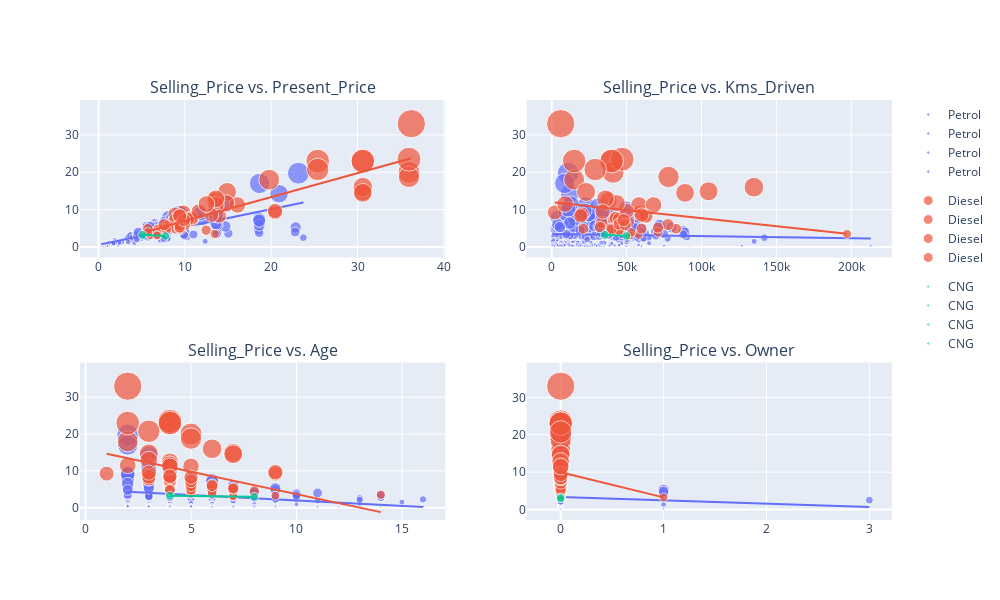

Notebook code for this chart:
### Code cell
fig = make_subplots(rows=2, cols=2, subplot_titles=[f'{target} vs. {feature}' for feature in num_features])

# Add scatter plots with trendlines for each numerical feature
for i, feature in enumerate(num_features):
    row = i // 2 + 1  # Adding 1 to adjust for subplot indexing
    col = i % 2 + 1

    # Create a scatter plot with trendline
    scatter_fig = px.scatter(df1, x=feature, y=target, trendline="ols", 
                             title=f'{target} vs. {feature}',
                             color= "Fuel_Type",
                             size="Selling_Price",
                             labels={feature: feature, target: target})

    # Add the scatter plot to the subplot
    for trace in scatter_fig.data:
        fig.add_trace(trace, row=row, col=col)

# Update layout
fig.update_layout(height=600, width=1000)

# Show figure
fig.show()

### Figure 1 — Plotly figure (JSON) as saved in the notebook; plotly's stock layout.template omitted (floating-point values rounded to 4 significant figures; data arrays with more than 128 entries replaced by an {"elided": "..."} marker saying what was removed)
{"data": [{"hovertemplate": "Fuel_Type=Petrol<br>Present_Price=%{x}<br>Selling_Price=%{marker.size}<extra></extra>", "legendgroup": "Petrol", "marker": {"color": "#636efa", "size": {"elided": "238 float values"}, "sizemode": "area", "sizeref": 0.0825, "symbol": "circle"}, "mode": "markers", "name": "Petrol", "orientation": "v", "showlegend": true, "type": "scatter", "x": {"elided": "238 float values"}, "xaxis": "x", "y": {"elided": "238 float values"}, "yaxis": "y"}, {"hovertemplate": "<b>OLS trendline</b><br>Selling_Price = 0.476904 * Present_Price + 0.604215<br>R<sup>2</sup>=0.647693<br><br>Fuel_Type=Petrol<br>Present_Price=%{x}<br>Selling_Price=%{y} <b>(trend)</b><extra></extra>", "legendgroup": "Petrol", "marker": {"color": "#636efa", "symbol": "circle"}, "mode": "lines", "name": "Petrol", "showlegend": false, "type": "scatter", "x": {"elided": "238 float values"}, "xaxis": "x", "y": {"elided": "238 float values"}, "yaxis": "y"}, {"hovertemplate": "Fuel_Type=Diesel<br>Present_Price=%{x}<br>Selling_Price=%{marker.size}<extra></extra>", "legendgroup": "Diesel", "marker": {"color": "#EF553B", "size": [4.75, 4.6, 9.25, 6.5, 8.75, 7.45, 6.85, 7.75, 7.25, 7.75, 7.45, 3.1, 4.95, 6, 5.5, 5.5, 14.9, 23, 18, 16, 19.99, 18.75, 23.5, 33, 4.75, 9.25, 3.95, 4.5, 4.9, 14.5, 14.73, 4.75, 23, 12.5, 3.49, 11.25, 23, 20.75, 9.65, 3.25, 4.85, 11.75, 6, 8.25, 4.95, 3.1, 6.15, 3.9, 11.25, 5.35, 5.95, 5.2, 12.9, 7.2, 8.35, 8.25, 8.55, 9.5, 11.5], "sizemode": "area", "sizeref": 0.0825, "symbol": "circle"}, "mode": "markers", "name": "Diesel", "orientation": "v", "showlegend": true, "type": "scatter", "x": [9.54, 6.87, 9.83, 8.61, 8.89, 8.92, 10.38, 10.79, 10.79, 10.79, 10.38, 5.98, 7.49, 9.95, 8.06, 8.06, 30.61, 30.61, 19.77, 30.61, 35.96, 35.96, 35.96, 36.23, 6.95, 20.45, 6.76, 12.48, 8.93, 30.61, 14.89, 7.85, 25.39, 13.46, 13.46, 16.09, 30.61, 25.39, 20.45, 6.79, 5.7, 14.79, 7.6, 9.4, 9.4, 6.79, 9.4, 5.7, 13.6, 9.4, 9.4, 9.4, 13.6, 9.9, 9.4, 14, 13.09, 11.6, 12.5], "xaxis": "x", "y": [4.75, 4.6, 9.25, 6.5, 8.75, 7.45, 6.85, 7.75, 7.25, 7.75, 7.45, 3.1, 4.95, 6, 5.5, 5.5, 14.9, 23, 18, 16, 19.99, 18.75, 23.5, 33, 4.75, 9.25, 3.95, 4.5, 4.9, 14.5, 14.73, 4.75, 23, 12.5, 3.49, 11.25, 23, 20.75, 9.65, 3.25, 4.85, 11.75, 6, 8.25, 4.95, 3.1, 6.15, 3.9, 11.25, 5.35, 5.95, 5.2, 12.9, 7.2, 8.35, 8.25, 8.55, 9.5, 11.5], "yaxis": "y"}, {"hovertemplate": "<b>OLS trendline</b><br>Selling_Price = 0.640275 * Present_Price + 0.567152<br>R<sup>2</sup>=0.800100<br><br>Fuel_Type=Diesel<br>Present_Price=%{x}<br>Selling_Price=%{y} <b>(trend)</b><extra></extra>", "legendgroup": "Diesel", "marker": {"color": "#EF553B", "symbol": "circle"}, "mode": "lines", "name": "Diesel", "showlegend": false, "type": "scatter", "x": [5.7, 5.7, 5.98, 6.76, 6.79, 6.79, 6.87, 6.95, 7.49, 7.6, 7.85, 8.06, 8.06, 8.61, 8.89, 8.92, 8.93, 9.4, 9.4, 9.4, 9.4, 9.4, 9.4, 9.4, 9.54, 9.83, 9.9, 9.95, 10.38, 10.38, 10.79, 10.79, 10.79, 11.6, 12.48, 12.5, 13.09, 13.46, 13.46, 13.6, 13.6, 14, 14.79, 14.89, 16.09, 19.77, 20.45, 20.45, 25.39, 25.39, 30.61, 30.61, 30.61, 30.61, 30.61, 35.96, 35.96, 35.96, 36.23], "xaxis": "x", "y": [4.217, 4.217, 4.396, 4.895, 4.915, 4.915, 4.966, 5.017, 5.363, 5.433, 5.593, 5.728, 5.728, 6.08, 6.259, 6.278, 6.285, 6.586, 6.586, 6.586, 6.586, 6.586, 6.586, 6.586, 6.675, 6.861, 6.906, 6.938, 7.213, 7.213, 7.476, 7.476, 7.476, 7.994, 8.558, 8.571, 8.948, 9.185, 9.185, 9.275, 9.275, 9.531, 10.04, 10.1, 10.87, 13.23, 13.66, 13.66, 16.82, 16.82, 20.17, 20.17, 20.17, 20.17, 20.17, 23.59, 23.59, 23.59, 23.76], "yaxis": "y"}, {"hovertemplate": "Fuel_Type=CNG<br>Present_Price=%{x}<br>Selling_Price=%{marker.size}<extra></extra>", "legendgroup": "CNG", "marker": {"color": "#00cc96", "size": [3.25, 2.95], "sizemode": "area", "sizeref": 0.0825, "symbol": "circle"}, "mode": "markers", "name": "CNG", "orientation": "v", "showlegend": true, "type": "scatter", "x": [5.09, 7.74], "xaxis": "x", "y": [3.25, 2.95], "yaxis": "y"}, {"hovertemplate": "<b>OLS trendline</b><br>Selling_Price = -0.113208 * Present_Price + 3.82623<br>R<sup>2</sup>=1.000000<br><br>Fuel_Type=CNG<br>Present_Price=%{x}<br>Selling_Price=%{y} <b>(trend)</b><extra></extra>", "legendgroup": "CNG", "marker": {"color": "#00cc96", "symbol": "circle"}, "mode": "lines", "name": "CNG", "showlegend": false, "type": "scatter", "x": [5.09, 7.74], "xaxis": "x", "y": [3.25, 2.95], "yaxis": "y"}, {"hovertemplate": "Fuel_Type=Petrol<br>Kms_Driven=%{x}<br>Selling_Price=%{marker.size}<extra></extra>", "legendgroup": "Petrol", "marker": {"color": "#636efa", "size": {"elided": "238 float values"}, "sizemode": "area", "sizeref": 0.0825, "symbol": "circle"}, "mode": "markers", "name": "Petrol", "orientation": "v", "showlegend": true, "type": "scatter", "x": {"elided": "238 int values"}, "xaxis": "x2", "y": {"elided": "238 float values"}, "yaxis": "y2"}, {"hovertemplate": "<b>OLS trendline</b><br>Selling_Price = -5.42783e-06 * Kms_Driven + 3.44854<br>R<sup>2</sup>=0.002126<br><br>Fuel_Type=Petrol<br>Kms_Driven=%{x}<br>Selling_Price=%{y} <b>(trend)</b><extra></extra>", "legendgroup": "Petrol", "marker": {"color": "#636efa", "symbol": "circle"}, "mode": "lines", "name": "Petrol", "showlegend": false, "type": "scatter", "x": {"elided": "238 int values"}, "xaxis": "x2", "y": {"elided": "238 float values"}, "yaxis": "y2"}, {"hovertemplate": "Fuel_Type=Diesel<br>Kms_Driven=%{x}<br>Selling_Price=%{marker.size}<extra></extra>", "legendgroup": "Diesel", "marker": {"color": "#EF553B", "size": [4.75, 4.6, 9.25, 6.5, 8.75, 7.45, 6.85, 7.75, 7.25, 7.75, 7.45, 3.1, 4.95, 6, 5.5, 5.5, 14.9, 23, 18, 16, 19.99, 18.75, 23.5, 33, 4.75, 9.25, 3.95, 4.5, 4.9, 14.5, 14.73, 4.75, 23, 12.5, 3.49, 11.25, 23, 20.75, 9.65, 3.25, 4.85, 11.75, 6, 8.25, 4.95, 3.1, 6.15, 3.9, 11.25, 5.35, 5.95, 5.2, 12.9, 7.2, 8.35, 8.25, 8.55, 9.5, 11.5], "sizemode": "area", "sizeref": 0.0825, "symbol": "circle"}, "mode": "markers", "name": "Diesel", "orientation": "v", "showlegend": true, "type": "scatter", "x": [43000, 42450, 2071, 33429, 20273, 42367, 51000, 43000, 41678, 43000, 45000, 51439, 39000, 45000, 45000, 45780, 104707, 40000, 15000, 135000, 41000, 78000, 47000, 6000, 45000, 59000, 71000, 45000, 83000, 89000, 23000, 40000, 15000, 38000, 197176, 58242, 40000, 29000, 50024, 58000, 21125, 43535, 77632, 61381, 60000, 52132, 45000, 53000, 68000, 32322, 49000, 71000, 35934, 48000, 19434, 63000, 60076, 33988, 9000], "xaxis": "x2", "y": [4.75, 4.6, 9.25, 6.5, 8.75, 7.45, 6.85, 7.75, 7.25, 7.75, 7.45, 3.1, 4.95, 6, 5.5, 5.5, 14.9, 23, 18, 16, 19.99, 18.75, 23.5, 33, 4.75, 9.25, 3.95, 4.5, 4.9, 14.5, 14.73, 4.75, 23, 12.5, 3.49, 11.25, 23, 20.75, 9.65, 3.25, 4.85, 11.75, 6, 8.25, 4.95, 3.1, 6.15, 3.9, 11.25, 5.35, 5.95, 5.2, 12.9, 7.2, 8.35, 8.25, 8.55, 9.5, 11.5], "yaxis": "y2"}, {"hovertemplate": "<b>OLS trendline</b><br>Selling_Price = -4.2874e-05 * Kms_Driven + 11.999<br>R<sup>2</sup>=0.039729<br><br>Fuel_Type=Diesel<br>Kms_Driven=%{x}<br>Selling_Price=%{y} <b>(trend)</b><extra></extra>", "legendgroup": "Diesel", "marker": {"color": "#EF553B", "symbol": "circle"}, "mode": "lines", "name": "Diesel", "showlegend": false, "type": "scatter", "x": [2071, 6000, 9000, 15000, 15000, 19434, 20273, 21125, 23000, 29000, 32322, 33429, 33988, 35934, 38000, 39000, 40000, 40000, 40000, 41000, 41678, 42367, 42450, 43000, 43000, 43000, 43535, 45000, 45000, 45000, 45000, 45000, 45000, 45780, 47000, 48000, 49000, 50024, 51000, 51439, 52132, 53000, 58000, 58242, 59000, 60000, 60076, 61381, 63000, 68000, 71000, 71000, 77632, 78000, 83000, 89000, 104707, 135000, 197176], "xaxis": "x2", "y": [11.91, 11.74, 11.61, 11.36, 11.36, 11.17, 11.13, 11.09, 11.01, 10.76, 10.61, 10.57, 10.54, 10.46, 10.37, 10.33, 10.28, 10.28, 10.28, 10.24, 10.21, 10.18, 10.18, 10.16, 10.16, 10.16, 10.13, 10.07, 10.07, 10.07, 10.07, 10.07, 10.07, 10.04, 9.984, 9.941, 9.898, 9.854, 9.812, 9.794, 9.764, 9.727, 9.512, 9.502, 9.469, 9.427, 9.423, 9.367, 9.298, 9.084, 8.955, 8.955, 8.671, 8.655, 8.44, 8.183, 7.51, 6.211, 3.545], "yaxis": "y2"}, {"hovertemplate": "Fuel_Type=CNG<br>Kms_Driven=%{x}<br>Selling_Price=%{marker.size}<extra></extra>", "legendgroup": "CNG", "marker": {"color": "#00cc96", "size": [3.25, 2.95], "sizemode": "area", "sizeref": 0.0825, "symbol": "circle"}, "mode": "markers", "name": "CNG", "orientation": "v", "showlegend": true, "type": "scatter", "x": [35500, 49998], "xaxis": "x2", "y": [3.25, 2.95], "yaxis": "y2"}, {"hovertemplate": "<b>OLS trendline</b><br>Selling_Price = -2.06925e-05 * Kms_Driven + 3.98458<br>R<sup>2</sup>=1.000000<br><br>Fuel_Type=CNG<br>Kms_Driven=%{x}<br>Selling_Price=%{y} <b>(trend)</b><extra></extra>", "legendgroup": "CNG", "marker": {"color": "#00cc96", "symbol": "circle"}, "mode": "lines", "name": "CNG", "showlegend": false, "type": "scatter", "x": [35500, 49998], "xaxis": "x2", "y": [3.25, 2.95], "yaxis": "y2"}, {"hovertemplate": "Fuel_Type=Petrol<br>Age=%{x}<br>Selling_Price=%{marker.size}<extra></extra>", "legendgroup": "Petrol", "marker": {"color": "#636efa", "size": {"elided": "238 float values"}, "sizemode": "area", "sizeref": 0.0825, "symbol": "circle"}, "mode": "markers", "name": "Petrol", "orientation": "v", "showlegend": true, "type": "scatter", "x": {"elided": "238 int values"}, "xaxis": "x3", "y": {"elided": "238 float values"}, "yaxis": "y3"}, {"hovertemplate": "<b>OLS trendline</b><br>Selling_Price = -0.29351 * Age + 4.87299<br>R<sup>2</sup>=0.080316<br><br>Fuel_Type=Petrol<br>Age=%{x}<br>Selling_Price=%{y} <b>(trend)</b><extra></extra>", "legendgroup": "Petrol", "marker": {"color": "#636efa", "symbol": "circle"}, "mode": "lines", "name": "Petrol", "showlegend": false, "type": "scatter", "x": {"elided": "238 int values"}, "xaxis": "x3", "y": {"elided": "238 float values"}, "yaxis": "y3"}, {"hovertemplate": "Fuel_Type=Diesel<br>Age=%{x}<br>Selling_Price=%{marker.size}<extra></extra>", "legendgroup": "Diesel", "marker": {"color": "#EF553B", "size": [4.75, 4.6, 9.25, 6.5, 8.75, 7.45, 6.85, 7.75, 7.25, 7.75, 7.45, 3.1, 4.95, 6, 5.5, 5.5, 14.9, 23, 18, 16, 19.99, 18.75, 23.5, 33, 4.75, 9.25, 3.95, 4.5, 4.9, 14.5, 14.73, 4.75, 23, 12.5, 3.49, 11.25, 23, 20.75, 9.65, 3.25, 4.85, 11.75, 6, 8.25, 4.95, 3.1, 6.15, 3.9, 11.25, 5.35, 5.95, 5.2, 12.9, 7.2, 8.35, 8.25, 8.55, 9.5, 11.5], "sizemode": "area", "sizeref": 0.0825, "symbol": "circle"}, "mode": "markers", "name": "Diesel", "orientation": "v", "showlegend": true, "type": "scatter", "x": [6, 5, 1, 4, 3, 4, 4, 3, 4, 3, 4, 7, 5, 5, 5, 5, 7, 4, 2, 6, 5, 5, 4, 2, 5, 9, 5, 8, 5, 7, 3, 4, 2, 4, 14, 5, 4, 3, 9, 9, 4, 4, 5, 4, 7, 7, 6, 6, 4, 7, 6, 7, 3, 5, 3, 5, 4, 3, 2], "xaxis": "x3", "y": [4.75, 4.6, 9.25, 6.5, 8.75, 7.45, 6.85, 7.75, 7.25, 7.75, 7.45, 3.1, 4.95, 6, 5.5, 5.5, 14.9, 23, 18, 16, 19.99, 18.75, 23.5, 33, 4.75, 9.25, 3.95, 4.5, 4.9, 14.5, 14.73, 4.75, 23, 12.5, 3.49, 11.25, 23, 20.75, 9.65, 3.25, 4.85, 11.75, 6, 8.25, 4.95, 3.1, 6.15, 3.9, 11.25, 5.35, 5.95, 5.2, 12.9, 7.2, 8.35, 8.25, 8.55, 9.5, 11.5], "yaxis": "y3"}, {"hovertemplate": "<b>OLS trendline</b><br>Selling_Price = -1.22146 * Age + 15.884<br>R<sup>2</sup>=0.165985<br><br>Fuel_Type=Diesel<br>Age=%{x}<br>Selling_Price=%{y} <b>(trend)</b><extra></extra>", "legendgroup": "Diesel", "marker": {"color": "#EF553B", "symbol": "circle"}, "mode": "lines", "name": "Diesel", "showlegend": false, "type": "scatter", "x": [1, 2, 2, 2, 2, 3, 3, 3, 3, 3, 3, 3, 3, 4, 4, 4, 4, 4, 4, 4, 4, 4, 4, 4, 4, 4, 4, 4, 5, 5, 5, 5, 5, 5, 5, 5, 5, 5, 5, 5, 5, 5, 6, 6, 6, 6, 6, 7, 7, 7, 7, 7, 7, 7, 8, 9, 9, 9, 14], "xaxis": "x3", "y": [14.66, 13.44, 13.44, 13.44, 13.44, 12.22, 12.22, 12.22, 12.22, 12.22, 12.22, 12.22, 12.22, 11.0, 11.0, 11.0, 11.0, 11.0, 11.0, 11.0, 11.0, 11.0, 11.0, 11.0, 11.0, 11.0, 11.0, 11.0, 9.777, 9.777, 9.777, 9.777, 9.777, 9.777, 9.777, 9.777, 9.777, 9.777, 9.777, 9.777, 9.777, 9.777, 8.555, 8.555, 8.555, 8.555, 8.555, 7.334, 7.334, 7.334, 7.334, 7.334, 7.334, 7.334, 6.112, 4.891, 4.891, 4.891, -1.216], "yaxis": "y3"}, {"hovertemplate": "Fuel_Type=CNG<br>Age=%{x}<br>Selling_Price=%{marker.size}<extra></extra>", "legendgroup": "CNG", "marker": {"color": "#00cc96", "size": [3.25, 2.95], "sizemode": "area", "sizeref": 0.0825, "symbol": "circle"}, "mode": "markers", "name": "CNG", "orientation": "v", "showlegend": true, "type": "scatter", "x": [4, 8], "xaxis": "x3", "y": [3.25, 2.95], "yaxis": "y3"}, {"hovertemplate": "<b>OLS trendline</b><br>Selling_Price = -0.075 * Age + 3.55<br>R<sup>2</sup>=1.000000<br><br>Fuel_Type=CNG<br>Age=%{x}<br>Selling_Price=%{y} <b>(trend)</b><extra></extra>", "legendgroup": "CNG", "marker": {"color": "#00cc96", "symbol": "circle"}, "mode": "lines", "name": "CNG", "showlegend": false, "type": "scatter", "x": [4, 8], "xaxis": "x3", "y": [3.25, 2.95], "yaxis": "y3"}, {"hovertemplate": "Fuel_Type=Petrol<br>Owner=%{x}<br>Selling_Price=%{marker.size}<extra></extra>", "legendgroup": "Petrol", "marker": {"color": "#636efa", "size": {"elided": "238 float values"}, "sizemode": "area", "sizeref": 0.0825, "symbol": "circle"}, "mode": "markers", "name": "Petrol", "orientation": "v", "showlegend": true, "type": "scatter", "x": {"elided": "238 int values"}, "xaxis": "x4", "y": {"elided": "238 float values"}, "yaxis": "y4"}, {"hovertemplate": "<b>OLS trendline</b><br>Selling_Price = -0.883947 * Owner + 3.32175<br>R<sup>2</sup>=0.005833<br><br>Fuel_Type=Petrol<br>Owner=%{x}<br>Selling_Price=%{y} <b>(trend)</b><extra></extra>", "legendgroup": "Petrol", "marker": {"color": "#636efa", "symbol": "circle"}, "mode": "lines", "name": "Petrol", "showlegend": false, "type": "scatter", "x": {"elided": "238 int values"}, "xaxis": "x4", "y": {"elided": "238 float values"}, "yaxis": "y4"}, {"hovertemplate": "Fuel_Type=Diesel<br>Owner=%{x}<br>Selling_Price=%{marker.size}<extra></extra>", "legendgroup": "Diesel", "marker": {"color": "#EF553B", "size": [4.75, 4.6, 9.25, 6.5, 8.75, 7.45, 6.85, 7.75, 7.25, 7.75, 7.45, 3.1, 4.95, 6, 5.5, 5.5, 14.9, 23, 18, 16, 19.99, 18.75, 23.5, 33, 4.75, 9.25, 3.95, 4.5, 4.9, 14.5, 14.73, 4.75, 23, 12.5, 3.49, 11.25, 23, 20.75, 9.65, 3.25, 4.85, 11.75, 6, 8.25, 4.95, 3.1, 6.15, 3.9, 11.25, 5.35, 5.95, 5.2, 12.9, 7.2, 8.35, 8.25, 8.55, 9.5, 11.5], "sizemode": "area", "sizeref": 0.0825, "symbol": "circle"}, "mode": "markers", "name": "Diesel", "orientation": "v", "showlegend": true, "type": "scatter", "x": [0, 0, 0, 0, 0, 0, 0, 0, 0, 0, 0, 0, 0, 0, 0, 0, 0, 0, 0, 0, 0, 0, 0, 0, 0, 0, 0, 0, 0, 0, 0, 0, 0, 0, 0, 0, 0, 0, 0, 1, 0, 0, 0, 0, 0, 0, 0, 0, 0, 0, 0, 0, 0, 0, 0, 0, 0, 0, 0], "xaxis": "x4", "y": [4.75, 4.6, 9.25, 6.5, 8.75, 7.45, 6.85, 7.75, 7.25, 7.75, 7.45, 3.1, 4.95, 6, 5.5, 5.5, 14.9, 23, 18, 16, 19.99, 18.75, 23.5, 33, 4.75, 9.25, 3.95, 4.5, 4.9, 14.5, 14.73, 4.75, 23, 12.5, 3.49, 11.25, 23, 20.75, 9.65, 3.25, 4.85, 11.75, 6, 8.25, 4.95, 3.1, 6.15, 3.9, 11.25, 5.35, 5.95, 5.2, 12.9, 7.2, 8.35, 8.25, 8.55, 9.5, 11.5], "yaxis": "y4"}, {"hovertemplate": "<b>OLS trendline</b><br>Selling_Price = -6.72345 * Owner + 9.97345<br>R<sup>2</sup>=0.018329<br><br>Fuel_Type=Diesel<br>Owner=%{x}<br>Selling_Price=%{y} <b>(trend)</b><extra></extra>", "legendgroup": "Diesel", "marker": {"color": "#EF553B", "symbol": "circle"}, "mode": "lines", "name": "Diesel", "showlegend": false, "type": "scatter", "x": [0, 0, 0, 0, 0, 0, 0, 0, 0, 0, 0, 0, 0, 0, 0, 0, 0, 0, 0, 0, 0, 0, 0, 0, 0, 0, 0, 0, 0, 0, 0, 0, 0, 0, 0, 0, 0, 0, 0, 0, 0, 0, 0, 0, 0, 0, 0, 0, 0, 0, 0, 0, 0, 0, 0, 0, 0, 0, 1], "xaxis": "x4", "y": [9.973, 9.973, 9.973, 9.973, 9.973, 9.973, 9.973, 9.973, 9.973, 9.973, 9.973, 9.973, 9.973, 9.973, 9.973, 9.973, 9.973, 9.973, 9.973, 9.973, 9.973, 9.973, 9.973, 9.973, 9.973, 9.973, 9.973, 9.973, 9.973, 9.973, 9.973, 9.973, 9.973, 9.973, 9.973, 9.973, 9.973, 9.973, 9.973, 9.973, 9.973, 9.973, 9.973, 9.973, 9.973, 9.973, 9.973, 9.973, 9.973, 9.973, 9.973, 9.973, 9.973, 9.973, 9.973, 9.973, 9.973, 9.973, 3.25], "yaxis": "y4"}, {"hovertemplate": "Fuel_Type=CNG<br>Owner=%{x}<br>Selling_Price=%{marker.size}<extra></extra>", "legendgroup": "CNG", "marker": {"color": "#00cc96", "size": [3.25, 2.95], "sizemode": "area", "sizeref": 0.0825, "symbol": "circle"}, "mode": "markers", "name": "CNG", "orientation": "v", "showlegend": true, "type": "scatter", "x": [0, 0], "xaxis": "x4", "y": [3.25, 2.95], "yaxis": "y4"}, {"hovertemplate": "<b>OLS trendline</b><br>Selling_Price = 0 * Owner + 3.1<br>R<sup>2</sup>=0.000000<br><br>Fuel_Type=CNG<br>Owner=%{x}<br>Selling_Price=%{y} <b>(trend)</b><extra></extra>", "legendgroup": "CNG", "marker": {"color": "#00cc96", "symbol": "circle"}, "mode": "lines", "name": "CNG", "showlegend": false, "type": "scatter", "x": [0, 0], "xaxis": "x4", "y": [3.1, 3.1], "yaxis": "y4"}], "layout": {"annotations": [{"font": {"size": 16}, "showarrow": false, "text": "Selling_Price vs. Present_Price", "x": 0.225, "xanchor": "center", "xref": "paper", "y": 1, "yanchor": "bottom", "yref": "paper"}, {"font": {"size": 16}, "showarrow": false, "text": "Selling_Price vs. Kms_Driven", "x": 0.775, "xanchor": "center", "xref": "paper", "y": 1, "yanchor": "bottom", "yref": "paper"}, {"font": {"size": 16}, "showarrow": false, "text": "Selling_Price vs. Age", "x": 0.225, "xanchor": "center", "xref": "paper", "y": 0.375, "yanchor": "bottom", "yref": "paper"}, {"font": {"size": 16}, "showarrow": false, "text": "Selling_Price vs. Owner", "x": 0.775, "xanchor": "center", "xref": "paper", "y": 0.375, "yanchor": "bottom", "yref": "paper"}], "height": 600, "width": 1000, "xaxis": {"anchor": "y", "domain": [0, 0.45]}, "xaxis2": {"anchor": "y2", "domain": [0.55, 1]}, "xaxis3": {"anchor": "y3", "domain": [0, 0.45]}, "xaxis4": {"anchor": "y4", "domain": [0.55, 1]}, "yaxis": {"anchor": "x", "domain": [0.625, 1]}, "yaxis2": {"anchor": "x2", "domain": [0.625, 1]}, "yaxis3": {"anchor": "x3", "domain": [0, 0.375]}, "yaxis4": {"anchor": "x4", "domain": [0, 0.375]}}}
